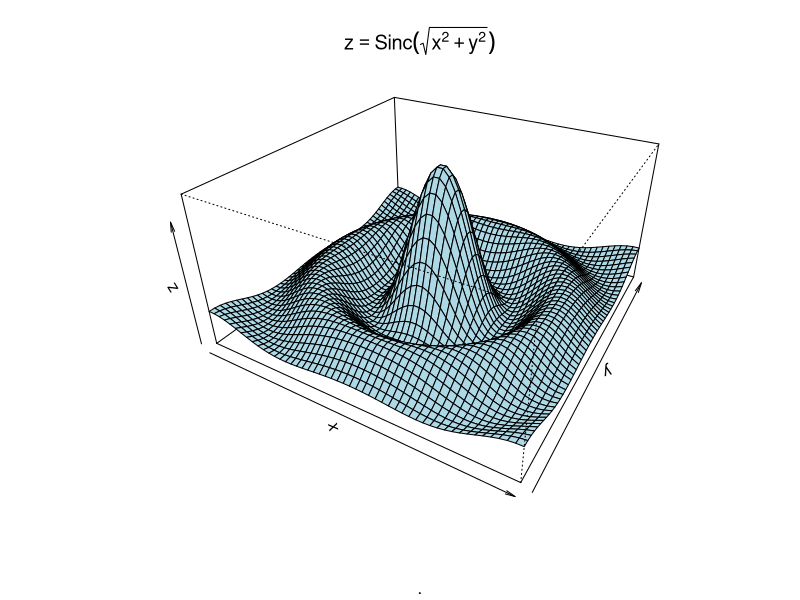
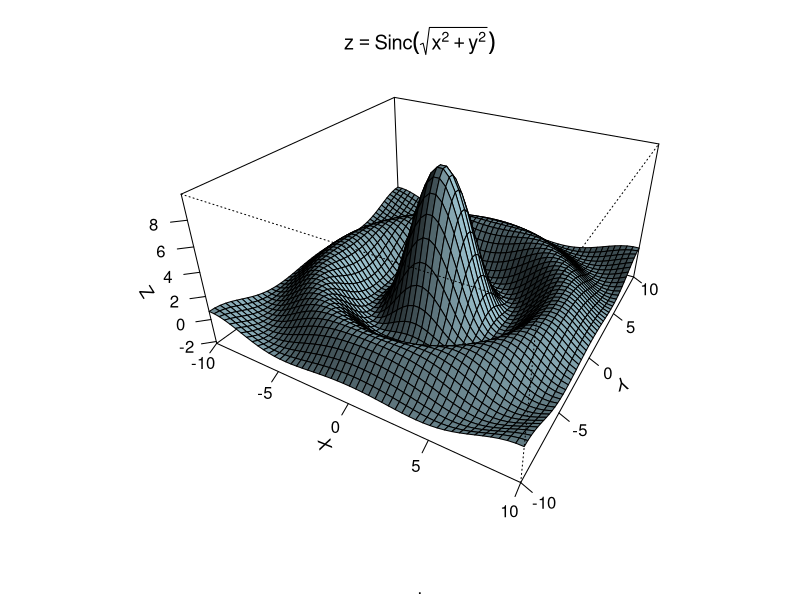
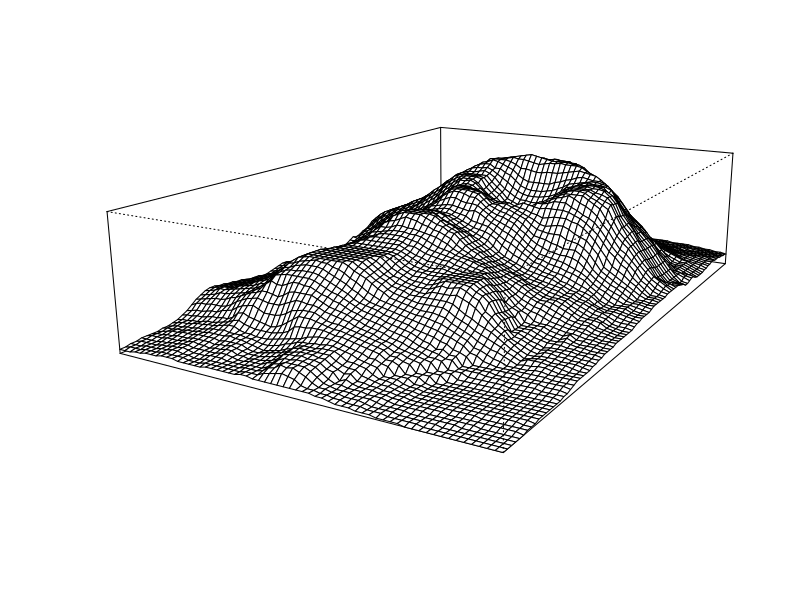
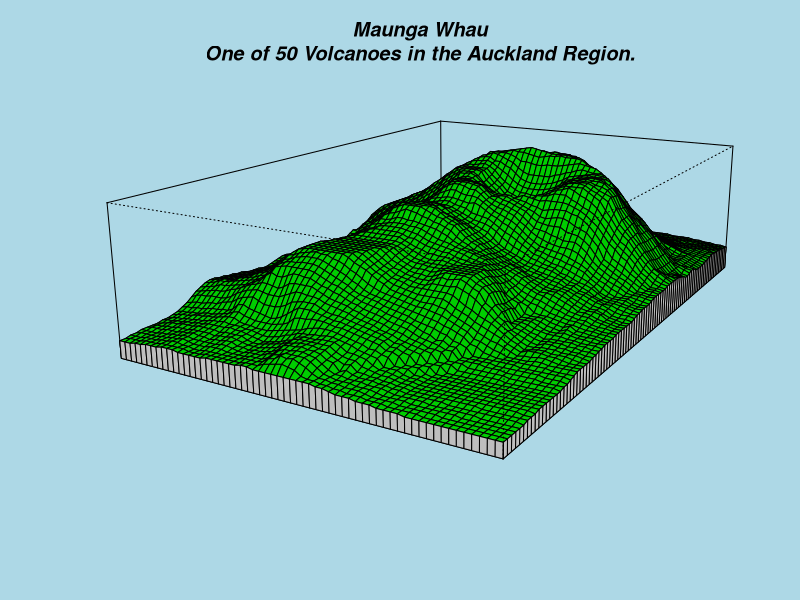
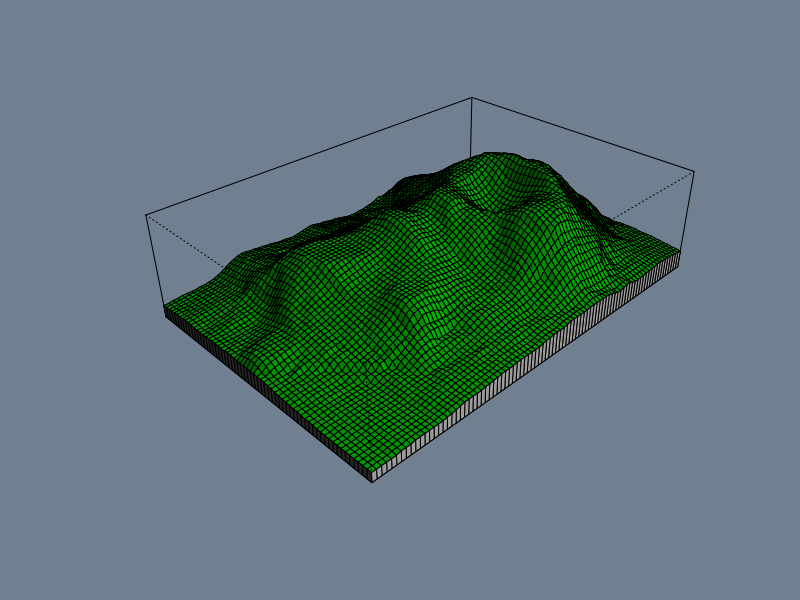
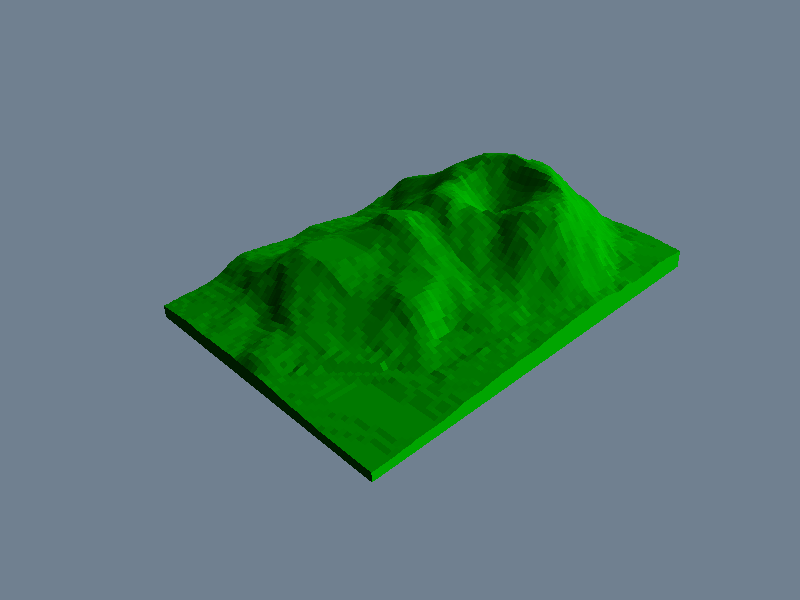
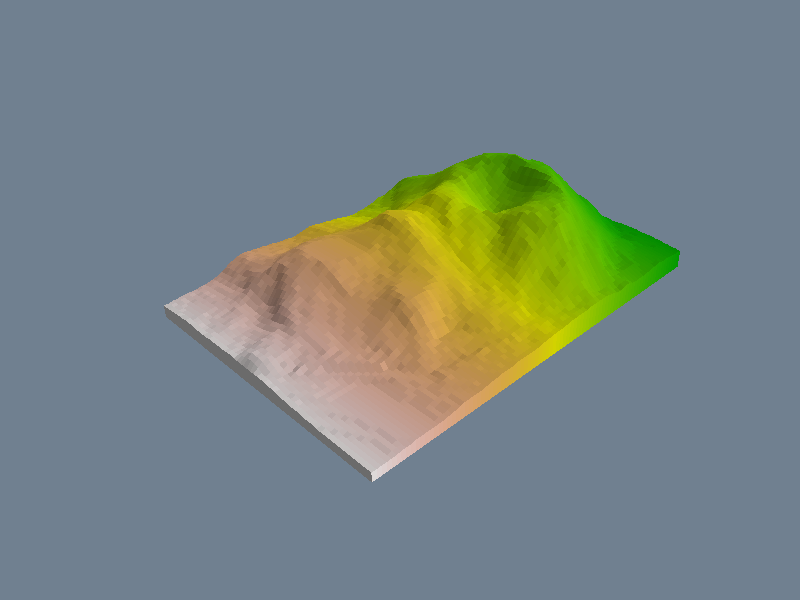
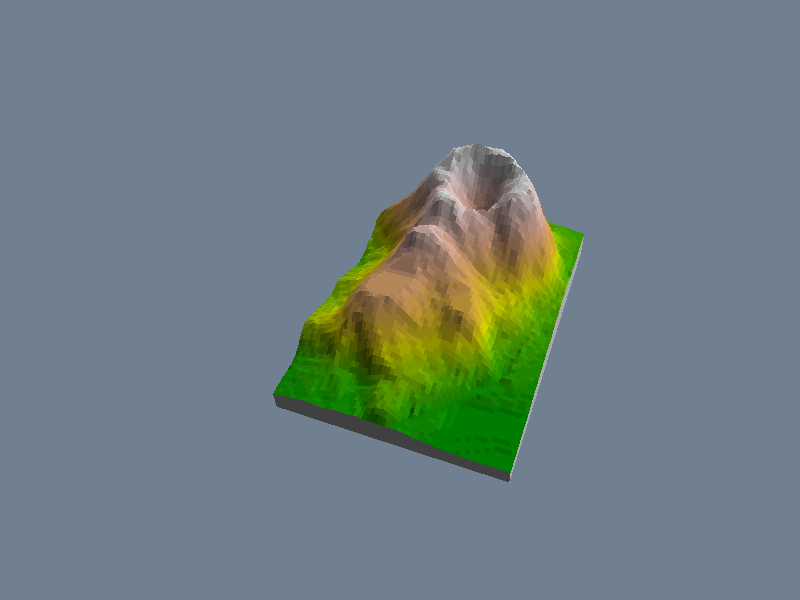

R code for these plots, in order: (Note: this script raises an error after producing the figures.)
#' URL
#' http://www.bio.ic.ac.uk/research/mjcraw/therbook/index.htm

#' Getting help in R
#' The simplest way to get help in R is to click on the 
#' Help button on the toolbar of the RGui window 
#' (this stands for R’s Graphic User Interface). 
#' Alternatively, if you are connected to the internet, 
#' you can type CRAN into Google and search for the 
#' help you need at CRAN (see Section 1.4). However, 
#' if you know the name of the function you want 
#' help with, you just type a question mark ? at 
#' the command line prompt followed by the name 
#' of the function. So to get help on read.table, 
#' just type

?read.table

# read.table is a function
# reading text file (.txt)

read.table(file = 'data/therbook/aplam.txt')

# with header = TRUE
read.table(file = 'data/therbook/aplam.txt',header = TRUE)


#------ EXTRA
# install.packages("readxl")

library(readxl)

my_xls <- read_excel(path = 'data/demo.xlsx')

my_xls_s1 <- read_excel(path = 'data/demo.xlsx',sheet = "Sheet1")
my_xls_s2 <- read_excel(path = 'data/demo.xlsx',sheet = "rintu")



#' Demonstrations of R functions
#' These can be useful for seeing the range of things that 
#' R can do. Here are some for you to try:
#' 

demo(persp)

#' -------------
#' Packages in R
#' -------------
#' Finding your way around the contributed packages can be 
#' tricky, simply because there are so many of them, 
#' and the name of the package is not always as 
#' indicative of its function as you might hope. 
#' There is no comprehensive cross-referenced 
#' index, but there is a very helpful feature 
#' called ‘Task Views’ on CRAN

#' install packages in R
install.packages('ggplot2')

#' load a package in R
library(ggplot2)

#' homework install follwing packages before tomorrow's session
# install.packages("akima")
# install.packages("boot")
# install.packages("car")
# install.packages("lme4")
# install.packages("meta")
# install.packages("mgcv")
# install.packages("nlme")
# install.packages("deSolve")
# install.packages("R2jags")
# install.packages("RColorBrewer")
# install.packages("RODBC")
# install.packages("rpart")
# install.packages("spatstat")
# install.packages("spdep")
# install.packages("tree")


#' Good housekeeping
objects()

#' remove (rm) any variables names you have created
x <- 7
y <- 7
z <- 10
x + y

# remove a variable
rm(x)
#' remove many
rm(y,z)

# remove all objects
rm(list=ls())


#---------------------------------
# Essentials of the R Language
#---------------------------------

#' ------------
#' Calculations
#' ------------
#' The screen prompt > is an invitation to put R to work.
#' 

1 + 1

# output
# [1] 2

log(42/7.3)


5+6+3+6+4+2+4+8+
  3+2+7

# output 
# [1] 50

# many instructions together with semicolon (;)
2+3; 5*7; 3-7

#' Complex numbers in R
#' 
#' Complex numbers consist of a real part and an 
#' imaginary part, which is identified 
#' by lower-case i like this:
z <- 3.5-8i

# Determine the real part:
Re(z)

# Determine the imaginary part:
Im(z)

# Calculate the modulus 
# (the distance from z to 0 in the complex 
# plane by Pythagoras; if x is the real part and
# y is the imaginary part, then the modulus is
# sqrt(x^2 + y^2)

Mod(z)

# or
x <- Re(z)
y <- Im(z)
sqrt(x^2 + y^2)

#' Rounding
#' 
#' The ‘greatest integer less than’ function is floor
floor(5.7)

#' The ‘next integer’ function is ceiling
#' 
ceiling(5.7)


#' Arithmetic
7+3-5*2

#' The log function gives logs to the base e (e = 2.718 282)
log(10)


log10(6)

#' Variable names and assignment
#' 
#' 1. Variable names in R are case sensitive, so y is not the same as Y.
#' 
#' 2. Variable names should not begin with numbers (e.g.1x) or symbols(e.g.%x).
#' 
#' 3. Variable names should not contain blank spaces (use back.pay not back pay).

#' Integers

x <- c(5,3,7,8)
is.integer(x)

is.numeric(x)

x <- integer(x)

#' Make the numeric object first, then convert the object to 
#' integer using the as.integer function like this
x <- c(5,3,7,8)
x_integer <- as.integer(x)
is.integer(x_integer)

#' Factors
#' Factors are categorical variables that have a fixed 
#' number of levels. A simple example of a factor might 
#' be a variable called gender with 
#' two levels: ‘female’ and ‘male’.
gender <- factor(c("male","female", "male", "female", "male", "female"))
class(gender)
mode(gender)
as.numeric(factor(c("male","female", "male", "female", "male", "female"),
       levels = c('female','male')))

#' ------------
#' Logical operations
#' ------------
#' A crucial part of computing involves asking 
#' questions about things. Is one thing bigger 
#' than other? Are two things the same size? 
#' Questions can be joined together using words 
#' like ‘and’ ‘or’, ‘not’.
#' 
#' Questions in R typically evaluate to 
#' TRUE or FALSE but there is the option of 
#' a ‘maybe’ (when the answer is not available, NA)

#' --------
#' TRUE and T with FALSE and F

TRUE == TRUE

T == F

T != F

#' Logical arithmetic
#' 
#' Arithmetic involving logical expressions is very 
#' useful in programming and in selection of variables.
x <- 0:6

x < 4

all(x>-1)

any(x<1)

#' x <- y   x is assigned the value of y (x gets the values of y);
#' x = y    in a function or a list x is set to y unless you specify otherwise; 
#' x == y   produces TRUE if x is exactly equal to y and FALSE otherwise.

x1 <- 2
y1 <- 4

x1 <- y1


x1 <- 1
y1 <- 8

x1 = y1 # avoid using this

x1 == y1

x1 != 9



#' ------------
#' Sequences
#' ------------
#  Generating sequences
0:10

15:6

#' To generate a sequence in steps other than 1, you 
#' use the seq function. 
seq(from = 0, to = 10, by = 2)


seq(from = 16, to = 4, by = -5)

#' Generating repeats
rep(x = 9,times=5)


#' ------------
#' Missing values and things that are not numbers
#' ------------
#' Missing values, infinity and things that are not numbers
# Calculations can lead to answers that are plus 
# infinity, represented in R by Inf, or minus 
# infinity, which is represented as -Inf:

3/0
# [1] Inf
-12/0
# [1] -Inf

# Calculations involving infinity can be 
# evaluated: for instance,
exp(-Inf)

# [1] 0

# Other calculations, however, lead to 
# quantities that are not numbers. These 
# are represented in R by NaN (‘not
# a number’). Here are some of the classic cases:

0/0

is.finite(10)

#' Missing values: NA
y <- c(4,NA,7)

#'  treating NA as if it was a piece of 
#'  text and using double equals (==) 
#'  to test for it. So this does not work:
y == NA
y == "NA"

is.na(y)

#' To produce a vector with the NA 
#' stripped out, use subscripts with 
#' the not ! operator like this:
y[! is.na(y)]

y1 <- c(1,2,3,NA)
y2 <- c(5,6,NA,8)
y3 <- c(9,NA,11,12)
y4 <- c(NA,14,15,16)

full.frame <- data.frame(y1,y2,y3,y4)

reduced.frame <- full.frame[!is.na(full.frame$y1),]

#' Some functions do not work with their default 
#' settings when there are missing values in 
#' the data, and mean is a classic example of this:

x <- c(1:8,NA)

mean(x)
# [1] NA

#' In order to calculate the mean of the 
#' non-missing values, you need to specify 
#' that the NA are to be removed,
#' using the na.rm=TRUE argument:
mean(x, na.rm=TRUE)

vmv <- c(1:6,NA,NA,9:12)

#' If the missing values are genuine
#' counts of zero, you might want to 
#' edit the NA to 0. Use the is.na 
#' function to generate subscripts for this:
vmv[is.na(vmv)] <- 0

#' ------------
#' Vectors and subscripts
#' ------------
# subsetting
#' additional demo
demo_var <- sample(x = 1:10,size = 10,replace = TRUE)
#'------ demo starts
seq1 <- 'ATGCGCGA'
seq2 <- 'ATGCGCAA'

seq1_vec <- strsplit(seq1,split = '')[[1]]
seq2_vec <- strsplit(seq2,split = '')[[1]]
seq1_vec == seq2_vec
seq1_vec != seq2_vec
which(seq1_vec != seq2_vec)
idx_variant <- which(seq1_vec != seq2_vec)
seq1_vec[idx_variant]
seq2_vec[idx_variant]
#'------ demo ends
counts <- c(25,12,7,4,6,2,1,0,2)

counts[5] # index no. 5 to extract the value

counts[c(1,5)] # index no. 1 and 5 to extract many values

counts[-7] # remove 7th element and print the rest

# Naming elements within vectors
names(counts) <- 0:8

y <- c(8,3,5,7,6,6,8,9,2,3,9,4,10,4,11)

sort(y)

rev(sort(y))

rev(sort(y))[1:3]

x <- c(2,3,4,1,5,8,2,3,7,5,7)

which(x == max(x))

which.max(x)

which(x == min(x))

which.min(x)


#' Vector functions
#' 
y <- c(8,3,5,7,6,6,8,9,2,3,9,4,10,4,11)
mean(y)
#' ------------
#' Vectorized functions
#' ------------
dat <-read.table("data/therbook/yields.txt",
                 header = TRUE)
apply(dat,2,min)
apply(dat,2,max)

boxplot(dat)
#' ------------
#' Matrices and arrays
#' ------------
# Matrices and arrays
y <- 1:24
dim(y) <- c(2,4,3)


# Matrices
X <- matrix(c(1,0,0,0,1,0,0,0,1),nrow=3)

# Naming the rows and columns of matrices

rownames(X) <- rownames(X,do.NULL=FALSE,prefix="Trial.")

drug.names <- c("aspirin", "paracetamol", "nurofen", "hedex", "placebo")

colnames(X) <- drug.names

dimnames(X) <- list(NULL,paste("drug.",1:5,sep=""))

# Calculations on rows or columns of the matrix
mean(X[,5])

mean(X[2,])

# Adding rows and columns to the matrix

X <- rbind(X,apply(X,2,mean))
X <- cbind(X,apply(X,1,var))

colnames(X) <- c(1:5,"variance")
rownames(X) <- c(1:4,"mean")




#' 
#' ------------
#' Sampling
#' ------------
#' 
#' 
#' ------------
#' Loops and repeats
#' ------------
#' 
#' ------------
#' Lists
#' ------------
#' 
#' 
#' ------------
#' Text, character strings and pattern matching
#' ------------
#' 
#' 
#' ------------
#' Dates and times
#' ------------
#' 
#' 
#' ------------
#' Environments
#' ------------
#' 
#' 
#' ------------
#' Writing R functions
#' ------------
#' 
#' 
#' ------------
#' Writing to file from R
#' ------------
#' 
#' 
#' 


